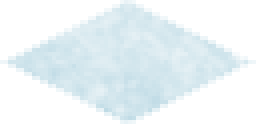
#> input picture src/resources/FilesToAtlasMapper/Ice/ice0.png, 64 x 31 px (shown 4 times larger)
$ python main.py
#> lines starting #> are read from the running program, lines starting #| are printed output that depends on the picture
from PIL import Image
import os

TILE_DIR = "Ice"
OUTPUT = "ice_atlas.png"

PADDING = 1
MAX_ROW_WIDTH = 1024

files = sorted([
    f for f in os.listdir(TILE_DIR)
    if f.endswith(".png")
])

images = []

for file in files:

    path = os.path.join(TILE_DIR, file)

    img = Image.open(path)
#> img is the input picture: PIL image 64x31 RGBA; mean R, G, B, A 226.7, 239.1, 243.6, 131.6

    images.append({
        "name": file,
        "img": img,
        "w": img.width,
        "h": img.height
    })

# -----------------------------
# PACKING
# -----------------------------

x = 0
y = 0

row_height = 0

atlas_w = MAX_ROW_WIDTH
atlas_h = 0

rects = {}

for data in images:

    w = data["w"]
    h = data["h"]

    # next row
    if x + w > MAX_ROW_WIDTH:
        x = 0
        y += row_height + PADDING
        row_height = 0

    rects[data["name"]] = {
        "x": x,
        "y": y,
        "w": w,
        "h": h
    }

    x += w + PADDING

    row_height = max(row_height, h)
#> this loop made 3 passes
#> x on passes 1 to 3: 65, 130, 195
#> after the loop, rects = 3 items; row_height = 31; x = 195; y = 0

atlas_h = y + row_height
#> atlas_h = 31

# -----------------------------
# BUILD ATLAS
# -----------------------------

atlas = Image.new("RGBA", (atlas_w, atlas_h))
#> atlas: PIL image 1024x31 RGBA; every value is 0

for data in images:

    r = rects[data["name"]]

    atlas.paste(
        data["img"],
        (r["x"], r["y"])
    )
#> this loop made 3 passes
#> r on passes 1 to 3: {'x': 0, 'y': 0, 'w': 64, 'h': 31}, {'x': 65, 'y': 0, 'w': 64, 'h': 31}, {'x': 130, 'y': 0, 'w': 64, 'h': 31}
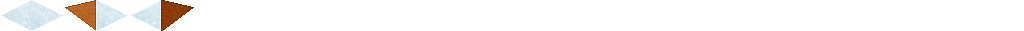
#> atlas: PIL image 1024x31 RGBA; mean R, G, B, A 33.8, 28.6, 24.5, 24.7; transparent parts drawn white

atlas.save(OUTPUT)

# -----------------------------
# PRINT RECTS
# -----------------------------

print("=== RECTS ===")

for name, r in rects.items():

    print(
        f'{name}: '
        f'{{{r["x"]}, {r["y"]}, '
        f'{r["w"]}, {r["h"]}}}'
    )
#> this loop made 3 passes
#> (name, r) on passes 1 to 3: ('ice0.png', {'x': 0, 'y': 0, 'w': 64, 'h': 31}), ('ice0001.png', {'x': 65, 'y': 0, 'w': 64, 'h': 31}), ('ice0100.png', {'x': 130, 'y': 0, 'w': 64, 'h': 31})
#| ice0.png: {0, 0, 64, 31}
#| ice0001.png: {65, 0, 64, 31}
#| ice0100.png: {130, 0, 64, 31}
